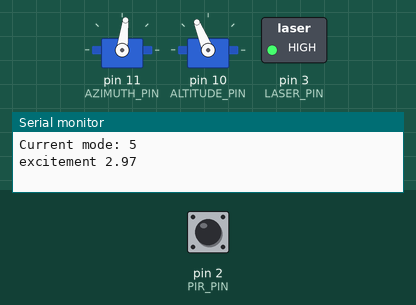
Simulated run of this sketch. Board: Arduino Uno, built with avr-gcc and run on an emulated ATmega328P. Shown: 2 × servo, switched loads named in the sketch (green lamp = pin HIGH), the last lines printed to the serial monitor. Inputs (shaded band) come from the test bench; at power-on: pin 2 (PIR_PIN) HIGH. Random numbers use the default seed unless the sketch sets one.

Above: at 1.2 s.
1.3 s: pin 2 (PIR_PIN) pulsed LOW 5 times (0.12 s each, 0.3 s apart)
At 2.3 s:
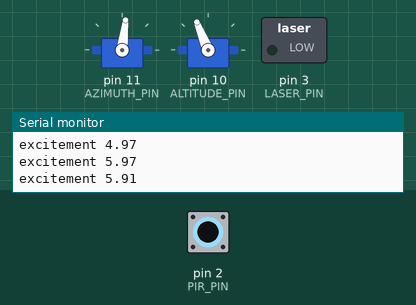
5.8 s: pin 2 (PIR_PIN) pulsed LOW 2 times (0.12 s each, 0.3 s apart)
At 7.45 s:
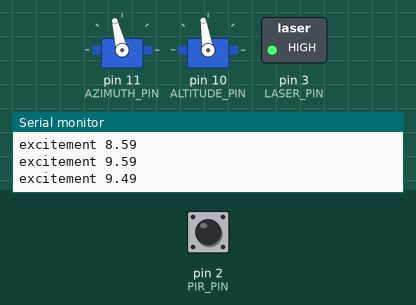
Timing chart, 0 to 23.8 s (numbered marks = the images above; inputs shaded):
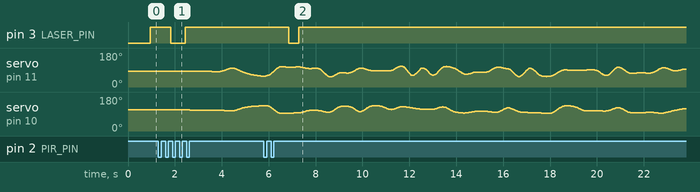

The sketch:

laser_turret.ino
```cpp
#include <Servo.h>

//////////////////////////////////////////////////////////////////////
// Hardware Setup
//////////////////////////////////////////////////////////////////////
#define AZIMUTH_PIN 11
#define ALTITUDE_PIN 10
#define PIR_PIN 2
#define LASER_PIN 3

//////////////////////////////////////////////////////////////////////
// Field of Play
//////////////////////////////////////////////////////////////////////
// Set up some hard limits for servo motion. Absolute limits are more
// likes 540 and 2500, but these narrower
#define MIN_COORD 800
#define MAX_COORD 2000

float clip(float x) {
  if( x<MIN_COORD) {
    return MIN_COORD;
  }
  if( x>MAX_COORD) {
    return MAX_COORD;
  }
  return x;
}

const unsigned int NUMBER_OF_MODES = 5;

__attribute__((section(".noinit"))) unsigned int mode;
__attribute__((section(".noinit"))) unsigned int maxX;
__attribute__((section(".noinit"))) unsigned int maxY;
__attribute__((section(".noinit"))) unsigned int minX;
__attribute__((section(".noinit"))) unsigned int minY;


//////////////////////////////////////////////////////////////////////
// Hermite polynomials for cubic splines
//////////////////////////////////////////////////////////////////////
float h00[] = {1,0,-3, 2};
float h10[] = {0,1,-2,1};
float h01[] = {0,0,3,-2};
float h11[] = {0,0,-1,1};

class Hermite {
  float p[4];
  float x;
  float m;

  public:
  void setup(float x0, float m0, float x1, float m1);
  void nextPoint(float x1, float m1);
  float value(float t);
};

void Hermite::setup(float x0, float m0, float x1, float m1)
{
  for(int i=0; i<4; ++i) {
    p[i] = h00[i] * x0 + h10[i] * m0
          + h01[i] * x1 + h11[i] * m1;
  }
  x = x1;
  m = m1;
}

void Hermite::nextPoint(float x1, float m1) {
  setup(x,m,x1,m1);
}

float Hermite::value(float t) {
  return ((p[3]*t + p[2]) * t + p[1]) * t + p[0];
}


//////////////////////////////////////////////////////////////////////
// Motion engine
//////////////////////////////////////////////////////////////////////
class DotMover {
  private:
  Servo azmServo;
  Servo altServo;
  int laserPin;

  bool moving;

  Hermite xh;
  Hermite yh;

  float x[16];
  float y[16];
  int flags[16];
  bool laserOn;

  float lastx;
  float lasty;

  int i;
  int top;

  float t;
  float s;
  float sf;
  float sp;

  int points = 0;

  public:
  void setup(int azm, int alt, int laser);
  void startMoving();
  void stopMoving();

  void push(float x, float y, bool laser, bool corner);
  void pop();

  void tick();

  void agitate();
  void settleDown();
  int getPoints() { return points; }
  void setSpeed(float speed);

  void (* more)();
  getMorePoints( void (*m) ()) { more = m; }
};

void
DotMover::setup(int azm, int alt, int laser) {
  // initialize servos
  azmServo.attach(azm);
  altServo.attach(alt);

  // set up laser
  laserPin = laser;
  pinMode(laserPin, OUTPUT);

  i=0; top=0;
  t = 0;
  s = 0.01;
  sf = 1.0;
  sp = 1.0;

  // Initialize the splines to be stationary
  xh.setup((maxX + minX)/2, 0, (maxX + minX)/2, 0);
  yh.setup((maxY + minY)/2, 0, (maxY + minY)/2, 0);

  lastx = (maxX + minX) / 2;
  lasty = (maxY + minY) / 2;
  laserOn = false;

  push(lastx, lasty, true, false);
  push(lastx, lasty, true, false);
}

void DotMover::startMoving() {
  moving = true;
}

void DotMover::stopMoving() {
  moving = false;
}

void DotMover::push(float xin, float yin, bool laserOn=true, bool corner =false) {
  x[top] = clip(xin);
  y[top] = clip(yin);

  flags[top] = (laserOn ? 0x01 : 0x00) | (corner ? 0x02 : 0x00);

  top = (top +1) % 16;
  points += 1;
}

void DotMover::pop() {
  if(points < 1) {
    stopMoving();
    return;
  }

  float xn = x[i];
  float yn = y[i];

  i = (i+1) %16;
  points -= 1;


  laserOn = flags[i] & 0x01;
  sf = (flags[i] & 0x02) ? 0.0 : 1.0;

  int j = i;
  if(points > 0) {
    (i+1)%16;
    xh.nextPoint(xn, sf * (x[j] - lastx)/2);
    yh.nextPoint(yn, sf * (y[j] - lasty)/2);
  } else {
    xh.nextPoint(xn,0);
    yh.nextPoint(yn,0);
  }


  lastx = xn;
  lasty = yn;

  if(points < 1 && more != NULL) {
    (*more)();
  }
 }

void DotMover::setSpeed(float speed) {
  sp = speed;
  if(sp > 5) {
    sp = 5;
  }
}

void DotMover::tick() {
  if(!moving) {
    digitalWrite(laserPin, 0);
    return;
  }

  digitalWrite(laserPin, laserOn);
  azmServo.writeMicroseconds(clip(xh.value(t)));
  altServo.writeMicroseconds(clip(yh.value(t)));
  t += s * sp;

  if(t >= 1) {
    t -= 1;
    pop();
  }
}

DotMover dm;


//////////////////////////////////////////////////////////////////////
// Movment Detector
//////////////////////////////////////////////////////////////////////
class MotionDetector {
  private:
  int counter;
  bool agitated;

  public:

  float excitement;
  void setup();
  void tick();
  void agitate();
};

void
MotionDetector::setup() {
  excitement = 3.0;
  counter = 0;
  agitated = false;
}

void MotionDetector::tick() {
  if(agitated) {
    excitement += 1.0;
    Serial.print("excitement "); Serial.print(excitement); Serial.print("\n");
  }

  agitated = false;

  counter++;
  if(counter >= 100) {
    excitement *= 0.99;
    Serial.print("excitement "); Serial.print(excitement); Serial.print("\n");
    counter = 0;
  }
}

void MotionDetector::agitate() {
  agitated = true;
}

MotionDetector detector;


bool firstPass = true;
void resetLimits() {
  maxX = maxY = minX = minY = 1500;
}

void chooseMaxX() {
  if(firstPass) {
    maxX += 100;
    if(maxX >= MAX_COORD) {
      maxX = MAX_COORD;
      firstPass = false;
    }
  } else {
    maxX -= 100;
    if(maxX <= MIN_COORD) {
      maxX = MIN_COORD;
      firstPass = true;
    }
  }
  minX = maxX;
  dm.push(maxX, maxY, true, true);
  dm.push(maxX, maxY, true, true);
  dm.push(maxX, maxY, true, true);
  Serial.print("maxX "); Serial.print(maxX); Serial.print("\n");
}

void chooseMaxY() {
  if(!firstPass) {
    maxY += 100;
    if(maxY >= MAX_COORD) {
      maxY = MAX_COORD;
      firstPass = !firstPass;
    }
  } else {
    maxY -= 100;
    if(maxY <= MIN_COORD) {
      maxY = MIN_COORD;
      firstPass = !firstPass;
    }
  }
  minY = maxY;
  dm.push(maxX, maxY, true, true);
  dm.push(maxX, maxY, true, true);
  dm.push(maxX, maxY, true, true);
  Serial.print("maxY "); Serial.print(maxY); Serial.print("\n");
}

void chooseMinX() {
  if(firstPass) {
    minX -= 100;

    if(minX <= MIN_COORD) {
      minX = MIN_COORD;
      firstPass = false;
    }
  } else {
    minX += 100;
    if(minX >= maxX) {
      minX = maxX;
      firstPass = true;
    }
  }
  dm.push(minX, minY, true, true);
  dm.push(minX, minY, true, true);
  dm.push(minX, minY, true, true);
  Serial.print("minX "); Serial.print(minX); Serial.print("\n");
}

void chooseMinY() {
  if(firstPass) {
    minY -= 100;
    if(minY <= MIN_COORD) {
      minY = MIN_COORD;
      firstPass = false;
    }
  } else {
    minY += 100;
    if(minY >= maxY) {
      minY = maxY;
      firstPass = true;
    }
  }
  dm.push(minX, minY, true, true);
  dm.push(minX, minY, true, true);
  dm.push(minX, minY, true, true);
  Serial.print("minY "); Serial.print(minY); Serial.print("\n");
}

int lastx=0,lasty=0;

void playModeGetMorePoints() {
  if(!lastx) {
      lastx = random(minX,maxX);
      lasty = random(minY,maxY);
  }

  for(int i=0; i<10; ++i) {
    switch(random(0,10)) {
      case 0:
        break;

      case 1:
      case 2:
      case 3:
        lastx = lastx - 20 + random(0,40);
        lasty = lasty - 20 + random(0,40);
        break;

      default:
        lastx = random(minX,maxX);
        lasty = random(minY,maxY);
        break;
    }
    dm.push(lastx, lasty, true);
  }
}

bool sleepMode = false;

void setup() {
  // At startup, switch to the next mode.
  //if (++mode >= 6) mode = 0;
  mode = 5;
  maxX = 1700;
  maxY = 1900;
  minX = 1100;
  minY = 1500;

  detector.setup();

  Serial.begin(9600);
  Serial.print("Current mode: ");
  Serial.println(mode);
  pinMode(PIR_PIN, INPUT);
  attachInterrupt(digitalPinToInterrupt(PIR_PIN), motion_detected, RISING);

  randomSeed(analogRead(0));

  dm.setup(AZIMUTH_PIN, ALTITUDE_PIN, LASER_PIN);
  dm.startMoving();

  switch(mode) {
    case 0:
      resetLimits();
      dm.getMorePoints(chooseMaxX);
      break;

    case 1:
      dm.getMorePoints(chooseMaxY);
      break;

    case 2:
      dm.getMorePoints(chooseMinX);
      break;

    case 3:
      dm.getMorePoints(chooseMinY);
      break;

    case 4:
      Serial.print("maxX "); Serial.print(maxX); Serial.print("\n");
      Serial.print("maxY "); Serial.print(maxY); Serial.print("\n");
      Serial.print("minX "); Serial.print(minX); Serial.print("\n");
      Serial.print("minY "); Serial.print(minY); Serial.print("\n");

      dm.push(minX, minY, true, true);
      dm.push(minX, maxY, true, true);
      dm.push(maxX, maxY, true, true);
      dm.push(maxX, minY, true, true);
      dm.push(minX, minY, true, true);
      dm.push(minX, maxY, true, true);
      dm.push(maxX, maxY, true, true);
      dm.push(maxX, minY, true, true);
      break;

     case 5:
      dm.getMorePoints(playModeGetMorePoints);
      sleepMode = true;
      break;
  }
}

void motion_detected() {
  detector.agitate();
}

void loop() {
  digitalWrite(LED_BUILTIN, digitalRead(PIR_PIN));

  detector.tick();


  if(sleepMode) {
    dm.setSpeed(0.5 + detector.excitement / 5);

    if(detector.excitement < 0.1) {
      dm.stopMoving();
    }
    if(detector.excitement > 0.1) {
      dm.startMoving();
    }
  }

  dm.tick();

  delay(10);
}
```
